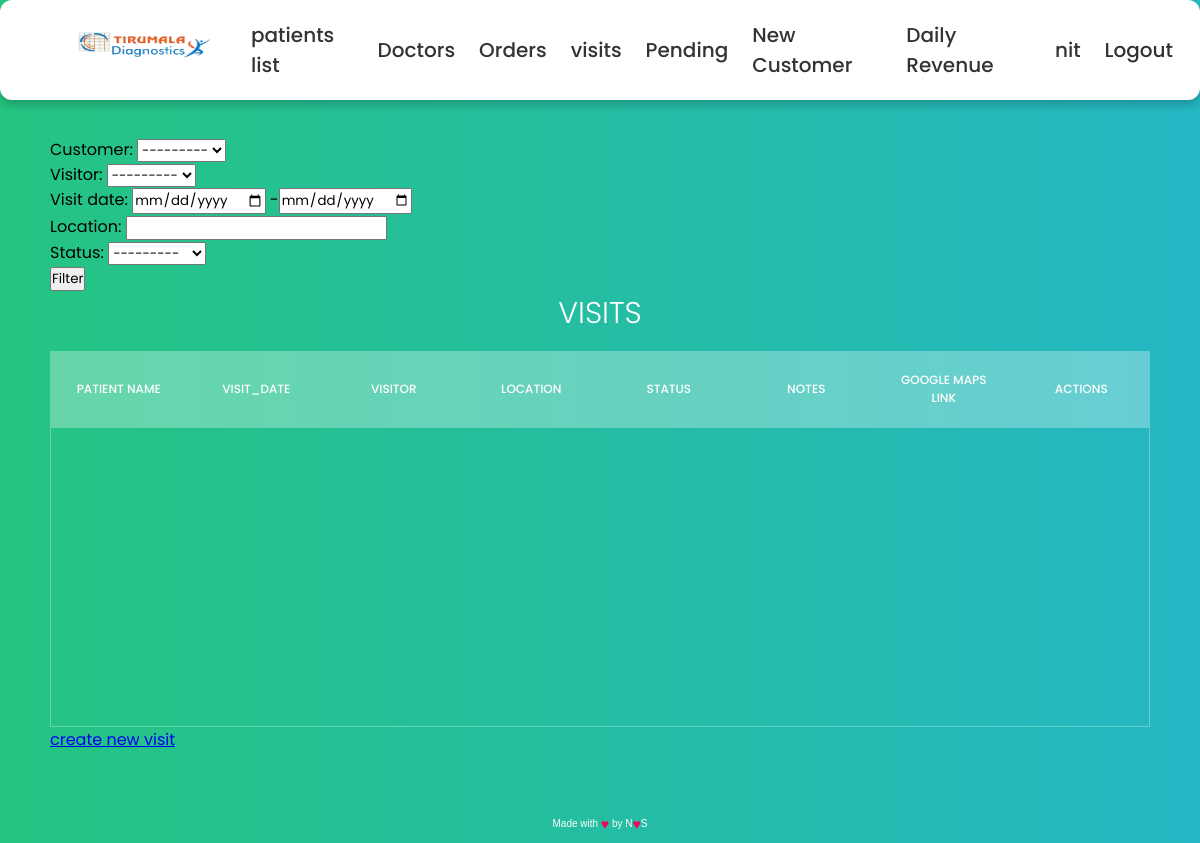
Page /visits_list (signed in) on the earlier database version.
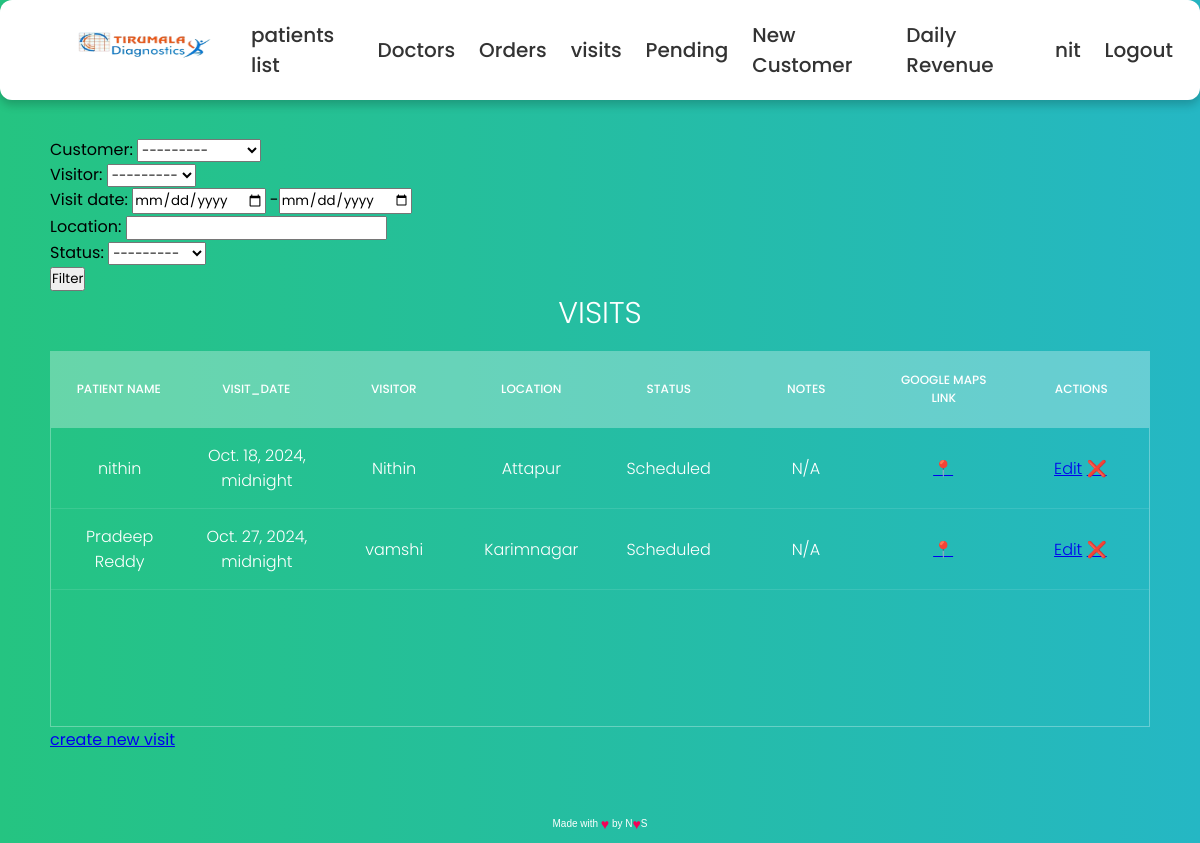
Same page on the later database version.
### details/models.py (models this page shows, shortened)
class HomeVisit(models.Model):
    visit_date = models.DateTimeField(blank=True)
    location = models.CharField(max_length = 50, blank= True)
    googlemaps_link = models.CharField(max_length = 50, blank= True)
    notes = models.CharField(max_length = 50, blank=True, null=True)
    customer = models.ForeignKey(Customer, on_delete=models.CASCADE)
    visitor = models.ForeignKey(Tech, on_delete=models.CASCADE)
    status = models.ForeignKey(VisitStatus, on_delete=models.CASCADE)

class Customer(models.Model):
    user = models.OneToOneField(User, on_delete=models.CASCADE, null=True)  # Add this line
    title = models.ForeignKey(Title, on_delete=models.DO_NOTHING,null=True)
    patient_name = models.CharField(max_length=50)
    mobile = models.IntegerField(null=True)
    email = models.EmailField(null=True)
    gender = models.ForeignKey(Gender, on_delete=models.DO_NOTHING,null=True)
    age = models.CharField(max_length=4, null=True)
    patient_address = models.CharField(max_length=150)
    def __str__(self):
        return self.patient_name

class Tech(models.Model):
    name = models.CharField(max_length=50)
    def __str__(self):
        return self.name

class VisitStatus(models.Model):
    name = models.CharField(max_length=50)
    def __str__(self):
        return self.name

### details/views.py (the view)
# urls.py: path('visits_list',visits_list, name='visits_list'),
@login_required(login_url='user_login')
@group_required(['Techician'])
def visits_list(request):
    f = VisitFilter(request.GET, queryset=HomeVisit.objects.all())
    return render(request, 'visits_list.html', {'filter': f})

### details/views.py (called while the page is built)
def group_required(group_names):
    if not isinstance(group_names, (list, tuple)):
        group_names = [group_names]  # Ensure it's always a list or tuple
    def in_groups(user):
        return user.is_authenticated and (user.is_superuser or user.groups.filter(name__in=group_names).exists())
    return user_passes_test(in_groups)

### details/Templates/visits_list.html (shortened to what this page needs)
{% extends "base.html" %}
{% block content%}
<section>
  <form method="get">
    {{ filter.form.as_p }}
    <button type="submit" class="btn btn-primary">Filter</button>
</form>
    <h1>Visits</h1>
    <div class="tbl-header">
      <table cellpadding="0" cellspacing="0" border="0">
        <thead>
          <tr>
            <th>Patient Name</th>
            <th>visit_date</th>
            <th>visitor</th>
            <th>location </th>
            <th>status </th>
            <th>notes </th>
            <th>Google Maps Link </th>
            <th>Actions </th>
          </tr>
        </thead>
      </table>
    </div>
    <div class="tbl-content">
      <table cellpadding="0" cellspacing="0" border="0">
        {% for visit in filter.qs%}
        <tbody>
            <tr>
                <td> {{visit.customer}}</td>
                <td> {{visit.visit_date}}</td>
                <td> {{visit.visitor}}</td>
                <td> {{visit.location}}</td>
                <td> {{visit.status}}</td>
                <td> {{visit.notes}}</td>
                <td> <a href="{{visit.googlemaps_link}}" target="_blank"> 📍 </a> </td>
                <td>
                  <a href="{% url 'edit_visit' visit.id %}"> Edit</a>
                  <a href="{% url 'delete_visit' visit.id %}"> ❌</a>
              </td>
            </tr>
        </tbody>
        {% endfor %}
      </table>
    </div>
    <a href={% url 'create_visit' %}> create new visit</a>
  </section>
  <div class="made-with-love">
    Made with
    <i>♥</i> by N<i>♥</i>S
   </div>
    {% endblock %}

Differences in the rows shown:
added HomeVisit: customer "nithin", visit_date "Oct. 18, 2024, midnight", visitor "Nithin", location "Attapur", status "Scheduled", notes "N/A"
added HomeVisit: customer "Pradeep Reddy", visit_date "Oct. 27, 2024, midnight", visitor "vamshi", location "Karimnagar", status "Scheduled", notes "N/A"
